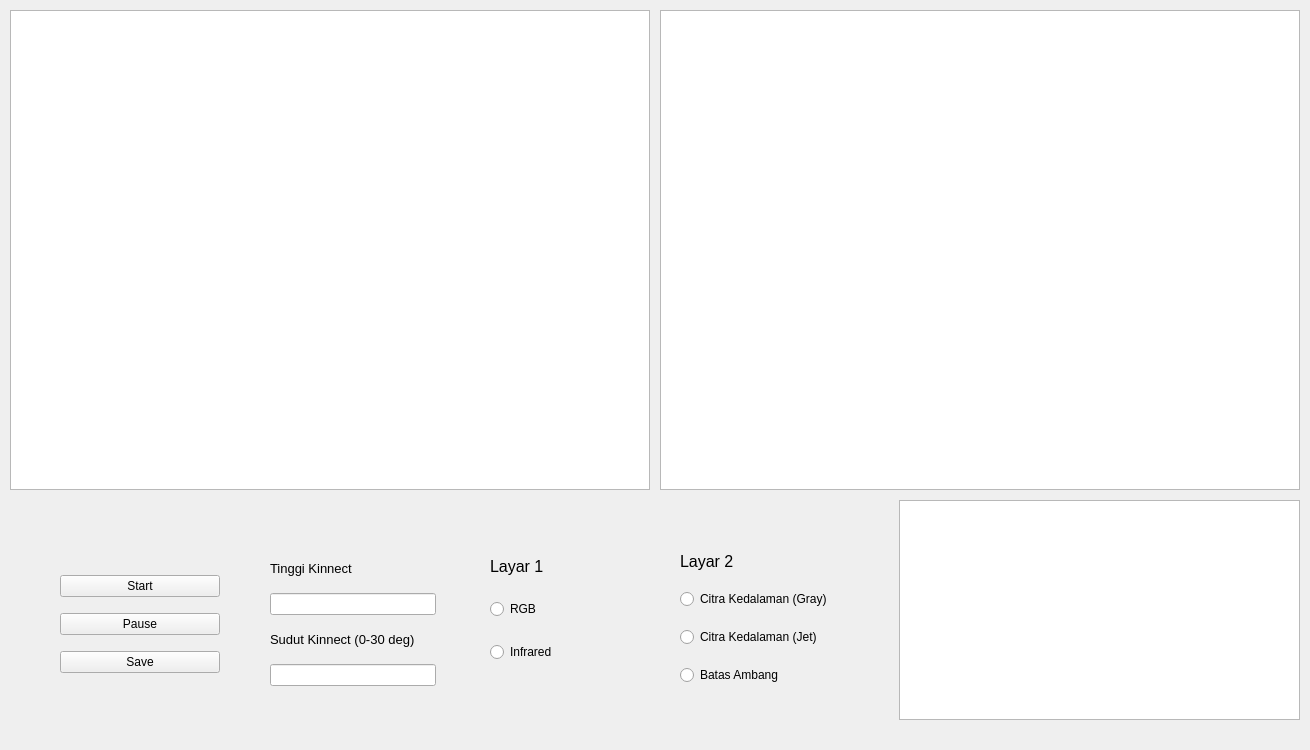
<?xml version="1.0" encoding="UTF-8"?>
<ui version="4.0">
 <class>MainWindow</class>
 <widget class="QMainWindow" name="MainWindow">
  <property name="geometry">
   <rect>
    <x>0</x>
    <y>0</y>
    <width>1310</width>
    <height>750</height>
   </rect>
  </property>
  <property name="minimumSize">
   <size>
    <width>1310</width>
    <height>750</height>
   </size>
  </property>
  <property name="maximumSize">
   <size>
    <width>1310</width>
    <height>750</height>
   </size>
  </property>
  <property name="windowTitle">
   <string>Kinnect Viewer</string>
  </property>
  <widget class="QWidget" name="centralWidget">
   <widget class="QGraphicsView" name="grpvImg1">
    <property name="geometry">
     <rect>
      <x>10</x>
      <y>10</y>
      <width>640</width>
      <height>480</height>
     </rect>
    </property>
    <property name="sizePolicy">
     <sizepolicy hsizetype="Fixed" vsizetype="Fixed">
      <horstretch>0</horstretch>
      <verstretch>0</verstretch>
     </sizepolicy>
    </property>
    <property name="minimumSize">
     <size>
      <width>640</width>
      <height>480</height>
     </size>
    </property>
    <property name="maximumSize">
     <size>
      <width>640</width>
      <height>480</height>
     </size>
    </property>
   </widget>
   <widget class="QGraphicsView" name="grpvImg2">
    <property name="geometry">
     <rect>
      <x>660</x>
      <y>10</y>
      <width>640</width>
      <height>480</height>
     </rect>
    </property>
    <property name="sizePolicy">
     <sizepolicy hsizetype="Fixed" vsizetype="Fixed">
      <horstretch>0</horstretch>
      <verstretch>0</verstretch>
     </sizepolicy>
    </property>
    <property name="minimumSize">
     <size>
      <width>640</width>
      <height>480</height>
     </size>
    </property>
    <property name="maximumSize">
     <size>
      <width>640</width>
      <height>480</height>
     </size>
    </property>
   </widget>
   <widget class="QWidget" name="verticalLayoutWidget">
    <property name="geometry">
     <rect>
      <x>60</x>
      <y>560</y>
      <width>160</width>
      <height>131</height>
     </rect>
    </property>
    <layout class="QVBoxLayout" name="verticalLayout">
     <property name="spacing">
      <number>1</number>
     </property>
     <property name="sizeConstraint">
      <enum>QLayout::SetNoConstraint</enum>
     </property>
     <item>
      <widget class="QPushButton" name="btnStrart">
       <property name="text">
        <string>Start</string>
       </property>
      </widget>
     </item>
     <item>
      <widget class="QPushButton" name="btnPause">
       <property name="text">
        <string>Pause</string>
       </property>
      </widget>
     </item>
     <item>
      <widget class="QPushButton" name="btnSave">
       <property name="text">
        <string>Save</string>
       </property>
      </widget>
     </item>
    </layout>
   </widget>
   <widget class="QTableView" name="tableView">
    <property name="geometry">
     <rect>
      <x>899</x>
      <y>500</y>
      <width>401</width>
      <height>220</height>
     </rect>
    </property>
    <property name="minimumSize">
     <size>
      <width>401</width>
      <height>220</height>
     </size>
    </property>
    <property name="maximumSize">
     <size>
      <width>401</width>
      <height>220</height>
     </size>
    </property>
   </widget>
   <widget class="QWidget" name="verticalLayoutWidget_2">
    <property name="geometry">
     <rect>
      <x>270</x>
      <y>550</y>
      <width>166</width>
      <height>151</height>
     </rect>
    </property>
    <layout class="QVBoxLayout" name="verticalLayout_2">
     <item>
      <widget class="QLabel" name="label">
       <property name="sizePolicy">
        <sizepolicy hsizetype="Preferred" vsizetype="Fixed">
         <horstretch>0</horstretch>
         <verstretch>0</verstretch>
        </sizepolicy>
       </property>
       <property name="font">
        <font>
         <pointsize>10</pointsize>
        </font>
       </property>
       <property name="text">
        <string>Tinggi Kinnect</string>
       </property>
      </widget>
     </item>
     <item>
      <widget class="QLineEdit" name="lineTinggi"/>
     </item>
     <item>
      <widget class="QLabel" name="label_2">
       <property name="sizePolicy">
        <sizepolicy hsizetype="Preferred" vsizetype="Fixed">
         <horstretch>0</horstretch>
         <verstretch>0</verstretch>
        </sizepolicy>
       </property>
       <property name="font">
        <font>
         <pointsize>10</pointsize>
        </font>
       </property>
       <property name="text">
        <string>Sudut Kinnect (0-30 deg)</string>
       </property>
      </widget>
     </item>
     <item>
      <widget class="QLineEdit" name="lineSudut"/>
     </item>
    </layout>
   </widget>
   <widget class="QWidget" name="verticalLayoutWidget_4">
    <property name="geometry">
     <rect>
      <x>680</x>
      <y>540</y>
      <width>166</width>
      <height>161</height>
     </rect>
    </property>
    <layout class="QVBoxLayout" name="verticalLayout_4">
     <item>
      <widget class="QLabel" name="label_3">
       <property name="sizePolicy">
        <sizepolicy hsizetype="Preferred" vsizetype="Fixed">
         <horstretch>0</horstretch>
         <verstretch>0</verstretch>
        </sizepolicy>
       </property>
       <property name="font">
        <font>
         <pointsize>12</pointsize>
        </font>
       </property>
       <property name="text">
        <string>Layar 2</string>
       </property>
      </widget>
     </item>
     <item>
      <widget class="QRadioButton" name="radioButtongray">
       <property name="text">
        <string>Citra Kedalaman (Gray)</string>
       </property>
      </widget>
     </item>
     <item>
      <widget class="QRadioButton" name="radioButtonjet">
       <property name="text">
        <string>Citra Kedalaman (Jet)</string>
       </property>
      </widget>
     </item>
     <item>
      <widget class="QRadioButton" name="radioButtonTresh">
       <property name="text">
        <string>Batas Ambang</string>
       </property>
      </widget>
     </item>
    </layout>
   </widget>
   <widget class="QWidget" name="verticalLayoutWidget_5">
    <property name="geometry">
     <rect>
      <x>490</x>
      <y>540</y>
      <width>160</width>
      <height>141</height>
     </rect>
    </property>
    <layout class="QVBoxLayout" name="verticalLayout_5">
     <item>
      <widget class="QLabel" name="label_4">
       <property name="sizePolicy">
        <sizepolicy hsizetype="Preferred" vsizetype="Fixed">
         <horstretch>0</horstretch>
         <verstretch>0</verstretch>
        </sizepolicy>
       </property>
       <property name="font">
        <font>
         <pointsize>12</pointsize>
        </font>
       </property>
       <property name="text">
        <string>Layar 1</string>
       </property>
      </widget>
     </item>
     <item>
      <widget class="QRadioButton" name="radioButtonRGB">
       <property name="text">
        <string>RGB</string>
       </property>
      </widget>
     </item>
     <item>
      <widget class="QRadioButton" name="radioButtonInfra">
       <property name="text">
        <string>Infrared</string>
       </property>
      </widget>
     </item>
    </layout>
   </widget>
  </widget>
 </widget>
 <resources/>
 <connections/>
</ui>
